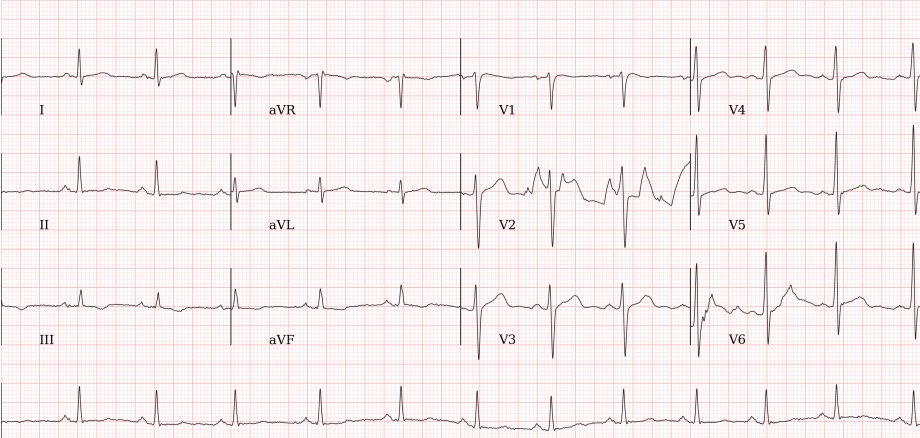
#> input picture full.png, 920 x 438 px
$ python test.py
#> lines starting #> are read from the running program, lines starting #| are printed output that depends on the picture; after the words box and inside, x2 and y2 are one past the last pixel; in counts of white or black regions, pixels touching at a corner belong together
import cv2
import numpy as np
from scipy.signal import find_peaks

# Function for R peak detection
def detect_peaks(signal, threshold):
    peaks, _ = find_peaks(signal, height=threshold)
    return peaks

# Read ECG image
ecg_image = cv2.imread('full.png', cv2.IMREAD_GRAYSCALE)
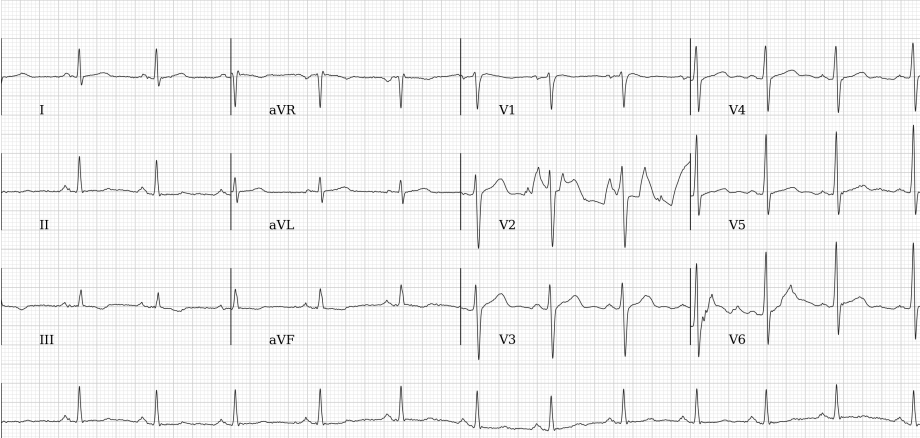
#> ecg_image: shape (438, 920); min 0, max 255, mean 242.5

# Preprocessing
ecg_image_blurred = cv2.GaussianBlur(ecg_image, (7, 7), 0)
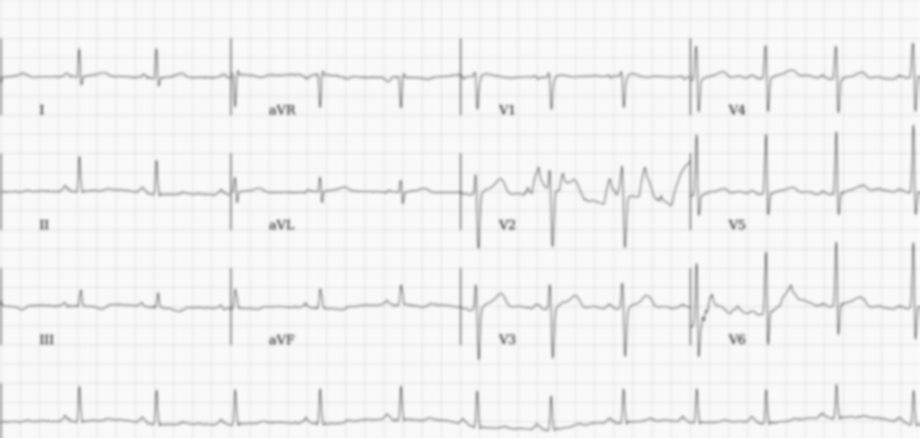
#> ecg_image_blurred: shape (438, 920); min 135, max 252, mean 242.5

# Edge detection and segmentation
edges = cv2.Canny(ecg_image_blurred, threshold1=50, threshold2=150)
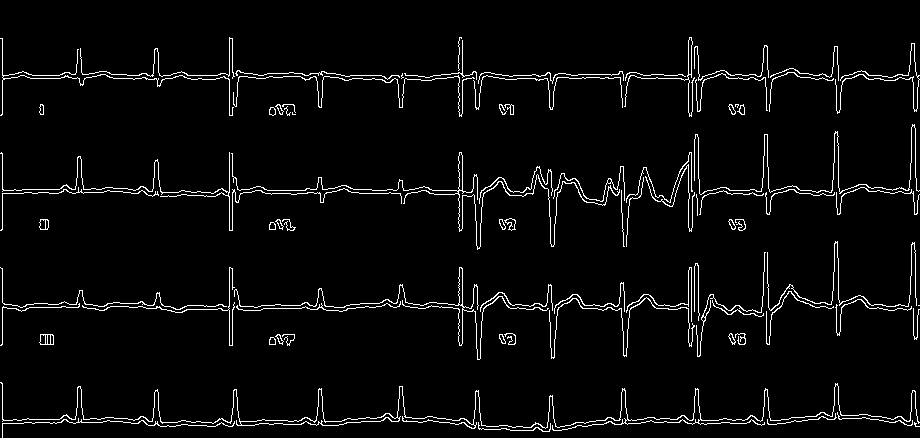
#> edges: shape (438, 920); 3.9% white in thin lines or dots

# Find contours
contours, _ = cv2.findContours(edges, cv2.RETR_EXTERNAL, cv2.CHAIN_APPROX_SIMPLE)
#> contours = 80 contours, 39 with area under 20; largest, box (x1, y1, x2, y2) and area: (0, 382, 920, 431) 1312, (231, 152, 620, 250) 218, (234, 267, 549, 360) 188, (39, 334, 54, 345) 130, (624, 37, 695, 117) 124

# Assume the largest contour corresponds to the ECG waveform
largest_contour = max(contours, key=cv2.contourArea)
#> largest_contour = contour of 1113 points, box (x1, y1, x2, y2) (0, 382, 920, 431), area 1312

# Create a mask for the ECG waveform
mask = np.zeros_like(ecg_image)
cv2.drawContours(mask, [largest_contour], -1, 255, thickness=cv2.FILLED)
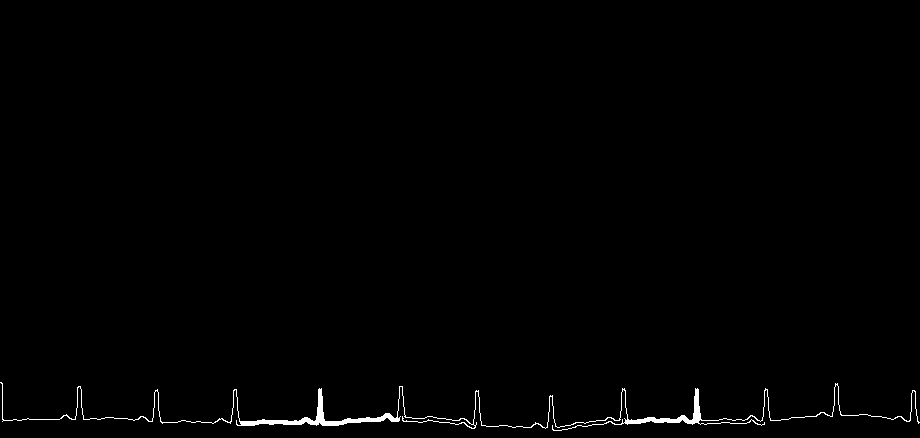
#> mask: shape (438, 920); 0.78% white; 1 white region, box (x1, y1, x2, y2) and area: (0, 382, 920, 431) 3130

# R peak detection
vertical_projection = np.sum(mask, axis=0)
#> vertical_projection = 920 values, max 9690 at index 2, min 255 at index 0, mean 867.6
r_peak_indices = detect_peaks(vertical_projection, threshold=150)
#> in detect_peaks, `peaks, _ = find_peaks(signal, height=threshold)`: peaks = 85 values from 2 to 915
#> r_peak_indices = 85 values from 2 to 915

# Beat extraction
beat_width = 120 # Adjust as needed
beats = []
for r_peak_index in r_peak_indices:
    # Ensure symmetric extraction around the R-peak
    start_index = max(0, r_peak_index - beat_width // 2)
    end_index = min(r_peak_index + beat_width // 2, len(mask[0]))
    beat_roi = mask[:, start_index:end_index]
    beats.append(beat_roi)
#> this loop made 85 passes
#> (r_peak_index, start_index, end_index) on passes 1 to 12: (2, 0, 62), (62, 2, 122), (67, 7, 127), (71, 11, 131), (77, 17, 137), (81, 21, 141), (139, 79, 199), (143, 83, 203), (146, 86, 206), (154, 94, 214), (158, 98, 218), (215, 155, 275)
#> pass 1, `beat_roi = mask[:, start_index:end_index]`:
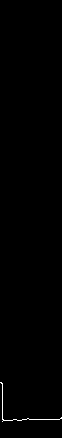
#> beat_roi: shape (438, 62); 0.38% white in thin lines or dots, all inside (x1, y1, x2, y2) = (0, 382, 62, 422)
#> pass 2, `beat_roi = mask[:, start_index:end_index]`:
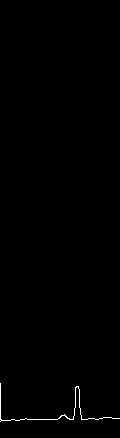
#> beat_roi: shape (438, 120); 0.43% white in thin lines or dots, all inside (x1, y1, x2, y2) = (0, 383, 120, 422)
#> pass 3, `beat_roi = mask[:, start_index:end_index]`:
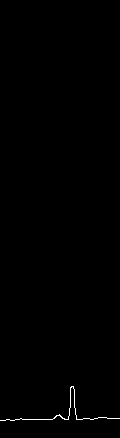
#> beat_roi: shape (438, 120); 0.36% white in thin lines or dots, all inside (x1, y1, x2, y2) = (0, 386, 120, 421)
#> after the loop, beats = 85 items

# Artifact removal and quality assessment
# You can implement artifact removal algorithms here
# Example: Remove beats with low amplitude or irregular shape

# Display the original image and extracted beats for visualization
cv2.imshow('Original ECG Image', ecg_image)
for i, beat in enumerate(beats):
    cv2.imshow(f'Extracted Beat {i+1}', beat)
#> this loop made 85 passes

cv2.waitKey(0)
cv2.destroyAllWindows()

$ run again, with ecg_image.jpeg saved as full.png
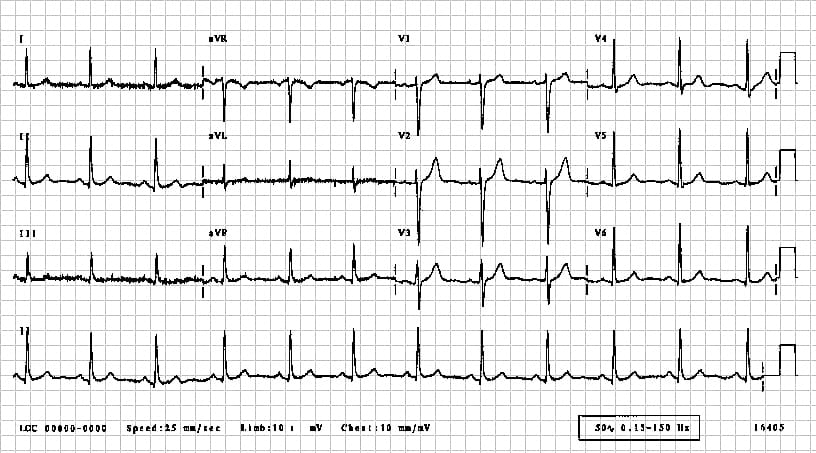
#> input picture ecg_image.jpeg, 816 x 453 px
#> ecg_image is the input picture: shape (453, 816); min 0, max 255, mean 235.1
#> `edges = cv2.Canny(ecg_image_blurred, threshold1=50, threshold2=150)`:
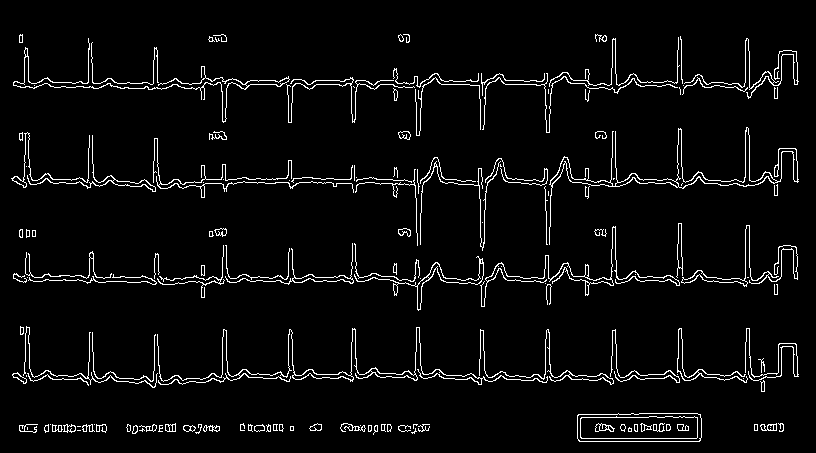
#> edges: shape (453, 816); 4.4% white in thin lines or dots, all inside (x1, y1, x2, y2) = (11, 34, 799, 442)
#> contours = 141 contours, 83 with area under 20; largest, box (x1, y1, x2, y2) and area: (577, 413, 702, 442) 3400, (549, 127, 799, 245) 1533, (157, 327, 548, 385) 609, (354, 256, 484, 311) 531, (681, 225, 798, 287) 312
#> largest_contour = contour of 24 points, box (x1, y1, x2, y2) (577, 413, 702, 442), area 3400
#> mask: shape (453, 816); 0.96% white; 1 white region, box (x1, y1, x2, y2) and area: (577, 413, 702, 442) 3549
#> vertical_projection = 816 values, max 7395 at index 618, min 0 at index 0, mean 1109.1
#> peaks = [618, 632, 668]
#> the loop `for r_peak_index in r_peak_indices:` made 3 passes
#> (r_peak_index, start_index, end_index) on passes 1 to 3: (618, 558, 678), (632, 572, 692), (668, 608, 728)
#> pass 3, `beat_roi = mask[:, start_index:end_index]`:
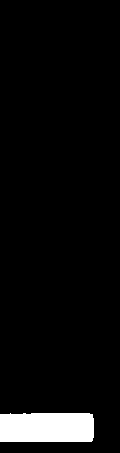
#> beat_roi: shape (453, 120); 4.9% white; 1 white region, box (x1, y1, x2, y2) and area: (0, 413, 94, 442) 2686
#> after the loop `for r_peak_index in r_peak_indices:`: beats = 3 items
#> the loop `for i, beat in enumerate(beats):` made 3 passes
